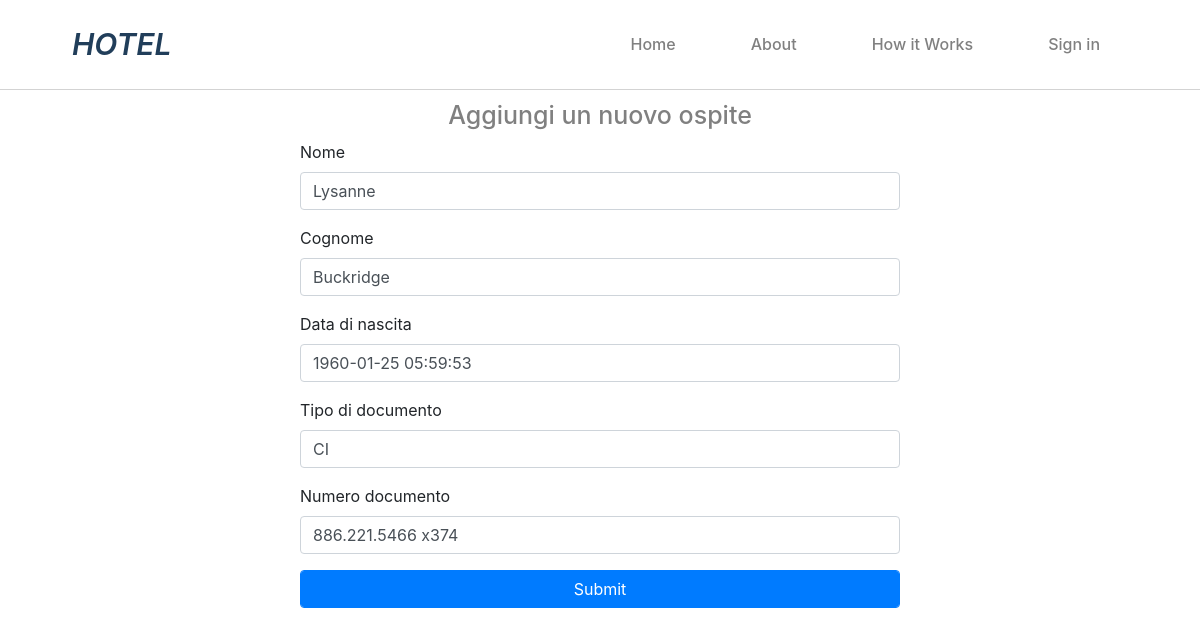
The app's page /update/update.php?id=34 with its own data.
### tables this page shows
CREATE TABLE `ospiti` (
  `id` int(10) UNSIGNED NOT NULL,
  `name` varchar(255) NOT NULL,
  `lastname` varchar(255) NOT NULL,
  `date_of_birth` datetime NOT NULL,
  `document_type` varchar(1024) NOT NULL,
  `document_number` varchar(1024) NOT NULL,
  `created_at` timestamp NULL DEFAULT NULL,
  `updated_at` timestamp NULL DEFAULT NULL
);

### update/database_ospiti_list_per_update.php (called while the page is built, shortened)
<?php
$conn = new mysqli($servername, $username, $password, $dbname);
$sql = 'SELECT * FROM `ospiti`;';
$result = $conn->query($sql);
if ($result->num_rows > 0) {
$ospiti = [];
  while($row = $result->fetch_assoc()) {
    $ospiti[] = $row;
  }
} else {
  echo '0 results';
}
?>

### update/update.php (the view, shortened to what this page needs)
<!DOCTYPE html>
<html lang="en" dir="ltr">
    <?php
    include 'database_ospiti_list_per_update.php';
    include '../partials/_head.php';
    include '../partials/_nav.php';
    ?>
  <body>
    <h1>Aggiungi un nuovo ospite</h1>
    <form class="form-group" method="post" action="http://localhost/php_sql_crud_hotel/update/database_update.php" style="width: 50%; margin: auto;">
      <?php
      foreach ($ospiti as $key => $value) {
        if ($value['id'] == $_GET['id']) {
          $val_nome = $value['name'];
          $val_cognome = $value['lastname'];
          $val_comple = $value['date_of_birth'];
          $val_docutype = $value['document_type'];
          $val_docunum = $value['document_number'];
        }
      }
       ?>
      <div class="form-group">
        <label for="new_name">Nome</label>
        <input type="text" class="form-control" name="new_name" placeholder="Enter name" value="<?php echo $val_nome ?>">
      </div>
      <div class="form-group">
        <label for="new_lastname">Cognome</label>
        <input type="text" class="form-control" name="new_lastname" placeholder="Lastname" value="<?php echo $val_cognome ?>">
      </div>
      <div class="form-group">
        <label for="new_birth">Data di nascita</label>
        <input type="text" class="form-control" name="new_birth" placeholder="Birth Date" value="<?php echo $val_comple ?>">
      </div>
      <div class="form-group">
        <label for="new_type_doc">Tipo di documento</label>
        <input type="text" class="form-control" name="new_type_doc" placeholder="Document Type" value="<?php echo $val_docutype ?>">
      </div>
      <div class="form-group">
        <label for="new_doc">Numero documento</label>
        <input type="text" class="form-control" name="new_doc" placeholder="Document number" value="<?php echo $val_docunum ?>">
      </div>
      <button type="submit" name="Crea" class="form-control btn btn-primary">Submit</button>
    </form>
  </body>
</html>

### records on screen
ospiti: new_name "Lysanne", new_lastname "Buckridge", new_birth "1960-01-25 05:59:53", new_type_doc "CI", new_doc "886.221.5466 x374"
